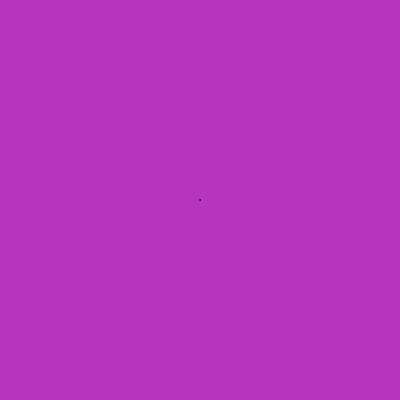
Frame 1 (no input)
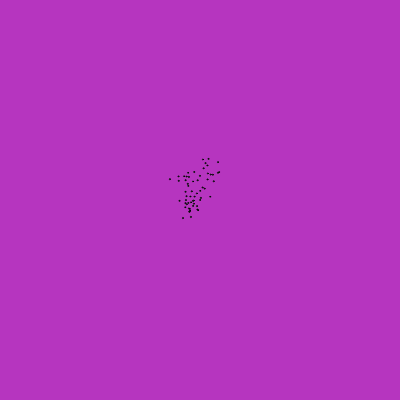
Frame 60 (no input)
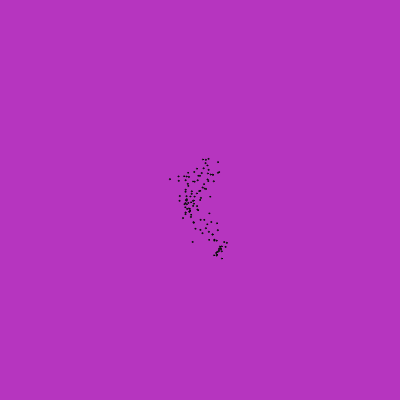
Frame 120 (the mouse pressed at the canvas centre since frame 60)

The p5.js sketch that drew these frames (run headless with seeded random() and noise() and a simulated clock; from frame 60 on, the mouse is pressed at the canvas centre):

// p5.js sketch
// ── sketch.js
let x;
let y;
let xSpeed;
let ySpeed;
let r;
let g;
let b;

function setup() {
  createCanvas(400, 400);
  x = width/2;
  y = height/2;
  r = random(255);
  g = random(255);
  b = random(255);
  background(r, g, b);
  
}

function draw() {
  xSpeed = random(-10,10);
  ySpeed = random(-10,10);
  console.log(xSpeed);
  circle(x, y, 1);
  x = x + xSpeed;
  y = y + ySpeed;
  // if(x > width){
  //   x = 0;
  // }
  // if(y > height){
  //   y = 0;
  // }
}
